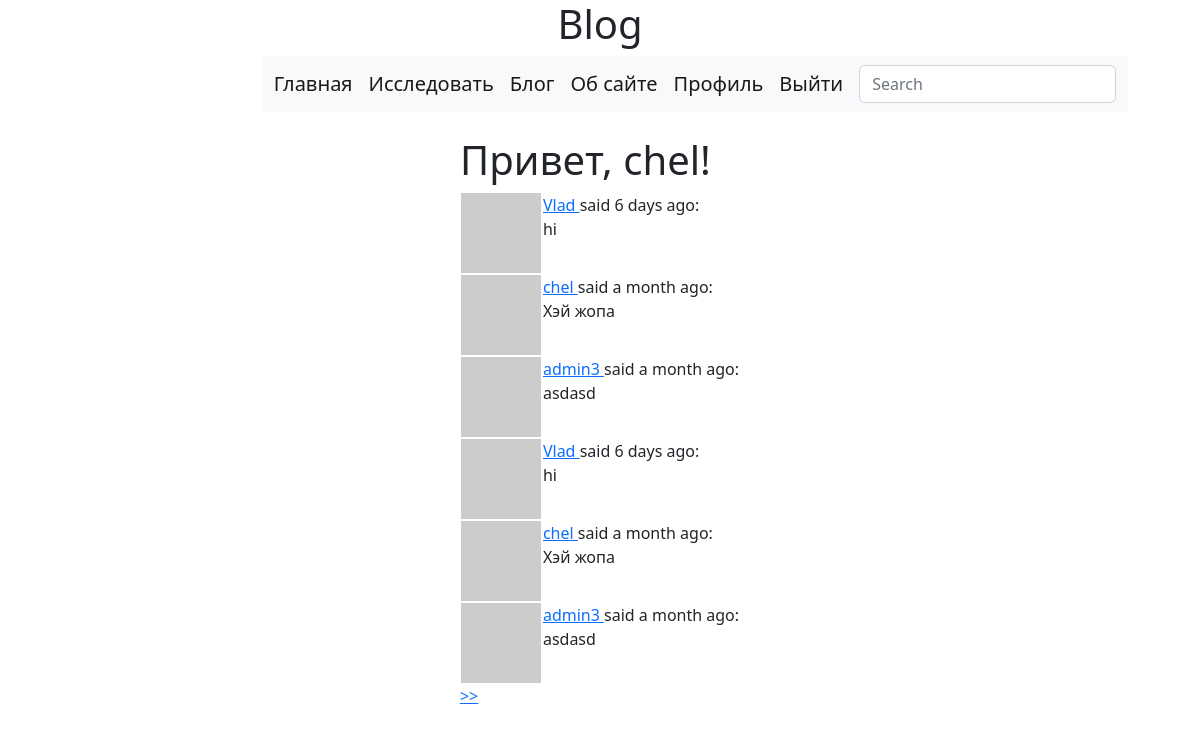
The page /main/explore (signed in) on the database its author committed.
### app/models.py (models this page shows, shortened)
class User(UserMixin, db.Model):
    id = db.Column(db.Integer, primary_key=True)
    username = db.Column(db.String(64), index=True, unique=True)
    email = db.Column(db.String(120), index=True, unique=True)
    password_hash = db.Column(db.String(128))
    posts = db.relationship('Post', backref='author', lazy='dynamic')
    about_me = db.Column(db.String(140))
    last_seen = db.Column(db.DateTime, default=datetime.utcnow)
    followed = db.relationship(
        "User", secondary=followers,
        primaryjoin=(followers.c.follower_id == id),
        secondaryjoin=(followers.c.followed_id == id),
        backref=db.backref('followers', lazy='dynamic'), lazy='dynamic')
    def avatar(self, size):
        digest = md5(self.email.lower().encode('utf-8')).hexdigest()
        return f'https://www.gravatar.com/avatar/{digest}?d=identicon&s={size}'

class SearchableMixin(object):
    @classmethod
    def before_commit(cls, session):
        session._changes = {
            'add': list(session.new),
            'update': list(session.dirty),
            'delete': list(session.deleted)
        }
    @classmethod
    def after_commit(cls, session):
        for obj in session._changes['add']:
            if isinstance(obj, SearchableMixin):
                add_to_index(obj.__tablename__, obj)
        for obj in session._changes['update']:
            if isinstance(obj, SearchableMixin):
                add_to_index(obj.__tablename__, obj)
        for obj in session._changes['delete']:
            if isinstance(obj, SearchableMixin):
                remove_from_index(obj.__tablename__, obj)
        session._changes = None

class Post(SearchableMixin, db.Model):
    __searchable__ = ['body']
    id = db.Column(db.Integer, primary_key=True)
    body = db.Column(db.String(140))
    timestamp = db.Column(db.DateTime, index=True, default=datetime.utcnow)
    user_id = db.Column(db.Integer, db.ForeignKey('user.id'))

### app/main/routes.py (the view)
@bp.route('/explore')
@login_required
def explore():
    page = request.args.get('page', 1, type=int)
    posts = Post.query.order_by(Post.timestamp.desc()).paginate(page, current_app.config['POSTS_PER_PAGE'], False)
    next_url = url_for('main.explore', page=posts.next_num) if posts.has_next else None
    prev_url = url_for('main.explore', page=posts.prev_num) if posts.has_prev else None
    return render_template('main.html', title='Explore', posts=posts.items,
                           next_url=next_url, prev_url=prev_url)

### app/main/forms.py
class SearchForm(FlaskForm):
    q = StringField('Search', validators=[DataRequired()])
    def __init__(self, *args, **kwargs):
        if 'formdata' not in kwargs:
            kwargs['formdata'] = request.args
        if 'meta' not in kwargs:
            kwargs['meta'] = {'csrf': False}
        super(SearchForm, self).__init__(*args, **kwargs)

### app/main/routes.py (called while the page is built)
@bp.before_request
def before_request():
    if current_user.is_authenticated:
        current_user.last_seen = datetime.utcnow()
        db.session.commit()
        g.search_form = SearchForm()

### app/models.py (called while the page is built)
@login.user_loader
def load_user(id_user):
    return User.query.get(int(id_user))

### app/templates/main.html (shortened to what this page needs)
{% extends "base.html" %}
{% block content %}
    <h1>Привет, {{ current_user.username }}!</h1>
        {% for post in posts %}
            {% include "_post.html" %}
        {% endfor %}
    {% for post in posts %}
        {% include '_post.html' %}
    {% endfor %}
    {% if next_url %}
    <a href="{{ next_url }}" > >> </a>
    {% endif %}
{% endblock %}

### app/templates/_post.html
<table>
    <tr valign="top">
        <td><img src="{{ post.author.avatar(36) }}"></td>
        <td><a href="{{ url_for('main.user', username=post.author.username) }}">
                {{ post.author.username }}
            </a>
            said {{ moment(post.timestamp).fromNow() }}:
            <br>
            {{ post.body }}
        </td>
    </tr>
</table>

### rows shown on the page
User: username "chel"
Post: author.username "Vlad", timestamp "6 days ago", body "hi"
Post: author.username "chel", timestamp "a month ago", body "Хэй жопа"
Post: author.username "admin3", timestamp "a month ago", body "asdasd"
